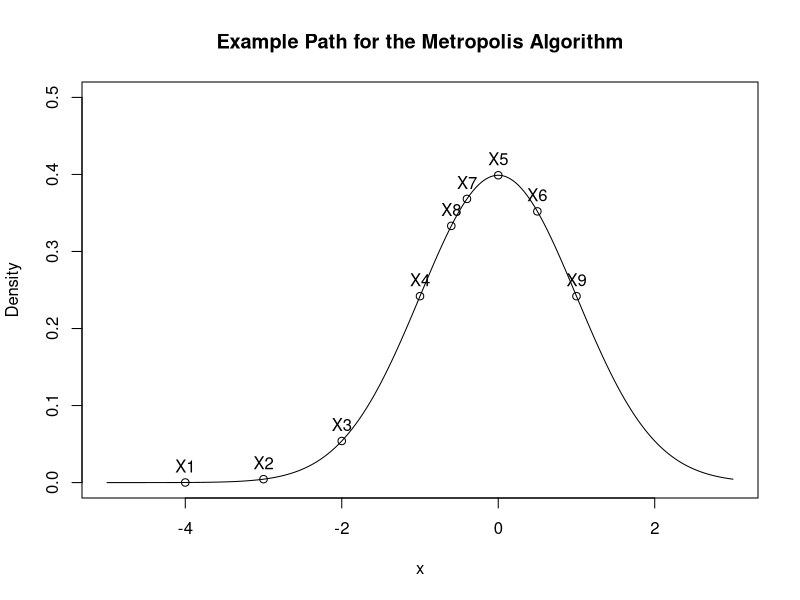
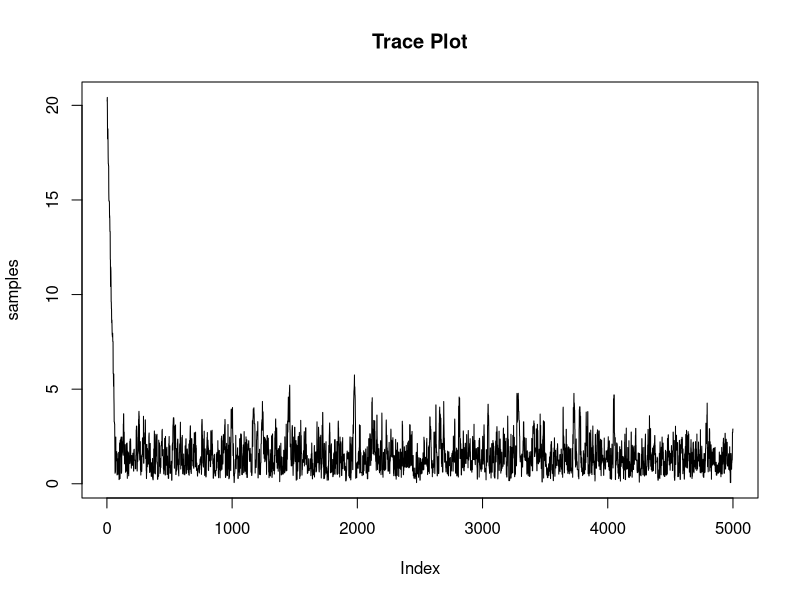

Reproduce these figures in R, in order. (Note: this script raises an error after producing the figures.)
########################################
# The Metropolis Algorithm
########################################

#########################################
#This code produced the figure on slide 6
#########################################

grid = seq(-5, 3, by = .01)
plot(grid, dnorm(grid), type = 'l', ylim = c(0, .5), xlab = 'x', ylab = 'Density', main = "Example Path for the Metropolis Algorithm")
at = cbind(c(-4, -3, -2, -1, 0, .5, -.4, -.6, 1), dnorm(c(-4, -3, -2, -1, 0, .5, -.4, -.6, 1)))
points(at)
text(at, labels = paste("X", as.character(1:9), sep = ''), pos = 3)

########################################
#This is the actual Metropolis algorithm
########################################

# We will run the chain for 5000 iterations. Remember to produce more samples than you need since you'll have to discard burn in. We will begin the chain at x = 20

target = function(x){
  if(x > 0){
    return(x^2 * exp(-2*x))
  }else{
    return(0)
  }
}

mcmc = 5000
samples = numeric(mcmc)
old.sample = 20


# The following loop will execute the Metropolis Algorithm

for(i in 1:mcmc){
  x.star = rnorm(1, old.sample, 1)
  alpha = target(x.star)/target(old.sample)
  if (runif(1) < alpha){
    old.sample = x.star
  }
  samples[i] = old.sample
}

# In order to determine what level of burn in we need and to assess convergence, 

plot(samples, type = 'l', main = "Trace Plot")
s
# We remove the first 100 samples, treating it as burn in.

samples = samples[-(1:100)]
plot(samples, type = 'l', main = "Trace Plot")

hist(samples, main = "Samples from Target Distribution", freq = F, ylim = c(0, .7))

# Note that the historgam closely follows the density of a gamma(3, 2) density.

grid = seq(0, 6, by = .01)
lines(grid, dgamma(grid, 3, 2), col = 'red')
